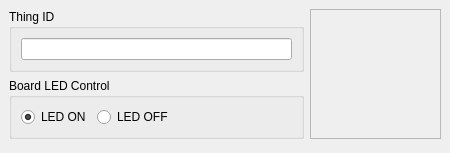
<?xml version="1.0" encoding="UTF-8"?>
<ui version="4.0">
 <class>MainWindow</class>
 <widget class="QMainWindow" name="MainWindow">
  <property name="geometry">
   <rect>
    <x>0</x>
    <y>0</y>
    <width>450</width>
    <height>145</height>
   </rect>
  </property>
  <property name="windowTitle">
   <string>AWS Demo</string>
  </property>
  <widget class="QWidget" name="centralwidget">
   <layout class="QHBoxLayout" name="horizontalLayout_4">
    <item>
     <layout class="QVBoxLayout" name="verticalLayout_3">
      <item>
       <layout class="QHBoxLayout" name="horizontalLayout_3">
        <item>
         <layout class="QVBoxLayout" name="verticalLayout_2">
          <item>
           <widget class="QGroupBox" name="groupBox_2">
            <property name="focusPolicy">
             <enum>Qt::StrongFocus</enum>
            </property>
            <property name="title">
             <string>Thing ID</string>
            </property>
            <layout class="QVBoxLayout" name="verticalLayout">
             <item>
              <widget class="QLineEdit" name="lineEdit">
               <property name="focusPolicy">
                <enum>Qt::StrongFocus</enum>
               </property>
               <property name="alignment">
                <set>Qt::AlignCenter</set>
               </property>
               <property name="readOnly">
                <bool>true</bool>
               </property>
               <property name="placeholderText">
                <string/>
               </property>
               <property name="clearButtonEnabled">
                <bool>false</bool>
               </property>
              </widget>
             </item>
            </layout>
           </widget>
          </item>
          <item>
           <widget class="QGroupBox" name="groupBox">
            <property name="focusPolicy">
             <enum>Qt::StrongFocus</enum>
            </property>
            <property name="autoFillBackground">
             <bool>false</bool>
            </property>
            <property name="title">
             <string>Board LED Control</string>
            </property>
            <layout class="QHBoxLayout" name="horizontalLayout">
             <item>
              <widget class="QRadioButton" name="rBtnOn">
               <property name="text">
                <string>LED ON</string>
               </property>
               <property name="checked">
                <bool>true</bool>
               </property>
              </widget>
             </item>
             <item>
              <spacer name="horizontalSpacer_2">
               <property name="orientation">
                <enum>Qt::Horizontal</enum>
               </property>
               <property name="sizeHint" stdset="0">
                <size>
                 <width>0</width>
                 <height>15</height>
                </size>
               </property>
              </spacer>
             </item>
             <item>
              <widget class="QRadioButton" name="rBtnOff">
               <property name="text">
                <string>LED OFF</string>
               </property>
              </widget>
             </item>
             <item>
              <spacer name="horizontalSpacer">
               <property name="orientation">
                <enum>Qt::Horizontal</enum>
               </property>
               <property name="sizeHint" stdset="0">
                <size>
                 <width>205</width>
                 <height>16</height>
                </size>
               </property>
              </spacer>
             </item>
            </layout>
           </widget>
          </item>
         </layout>
        </item>
        <item>
         <widget class="QFrame" name="frame">
          <property name="frameShape">
           <enum>QFrame::StyledPanel</enum>
          </property>
          <property name="frameShadow">
           <enum>QFrame::Raised</enum>
          </property>
          <layout class="QHBoxLayout" name="horizontalLayout_2">
           <item>
            <widget class="QLabel" name="label">
             <property name="minimumSize">
              <size>
               <width>111</width>
               <height>91</height>
              </size>
             </property>
             <property name="maximumSize">
              <size>
               <width>111</width>
               <height>91</height>
              </size>
             </property>
             <property name="autoFillBackground">
              <bool>false</bool>
             </property>
             <property name="text">
              <string/>
             </property>
             <property name="textFormat">
              <enum>Qt::RichText</enum>
             </property>
             <property name="pixmap">
              <pixmap>logo.png</pixmap>
             </property>
             <property name="scaledContents">
              <bool>true</bool>
             </property>
            </widget>
           </item>
          </layout>
         </widget>
        </item>
       </layout>
      </item>
      <item>
       <spacer name="verticalSpacer">
        <property name="orientation">
         <enum>Qt::Vertical</enum>
        </property>
        <property name="sizeType">
         <enum>QSizePolicy::Fixed</enum>
        </property>
        <property name="sizeHint" stdset="0">
         <size>
          <width>20</width>
          <height>5</height>
         </size>
        </property>
       </spacer>
      </item>
     </layout>
    </item>
   </layout>
  </widget>
 </widget>
 <resources/>
 <connections/>
</ui>
